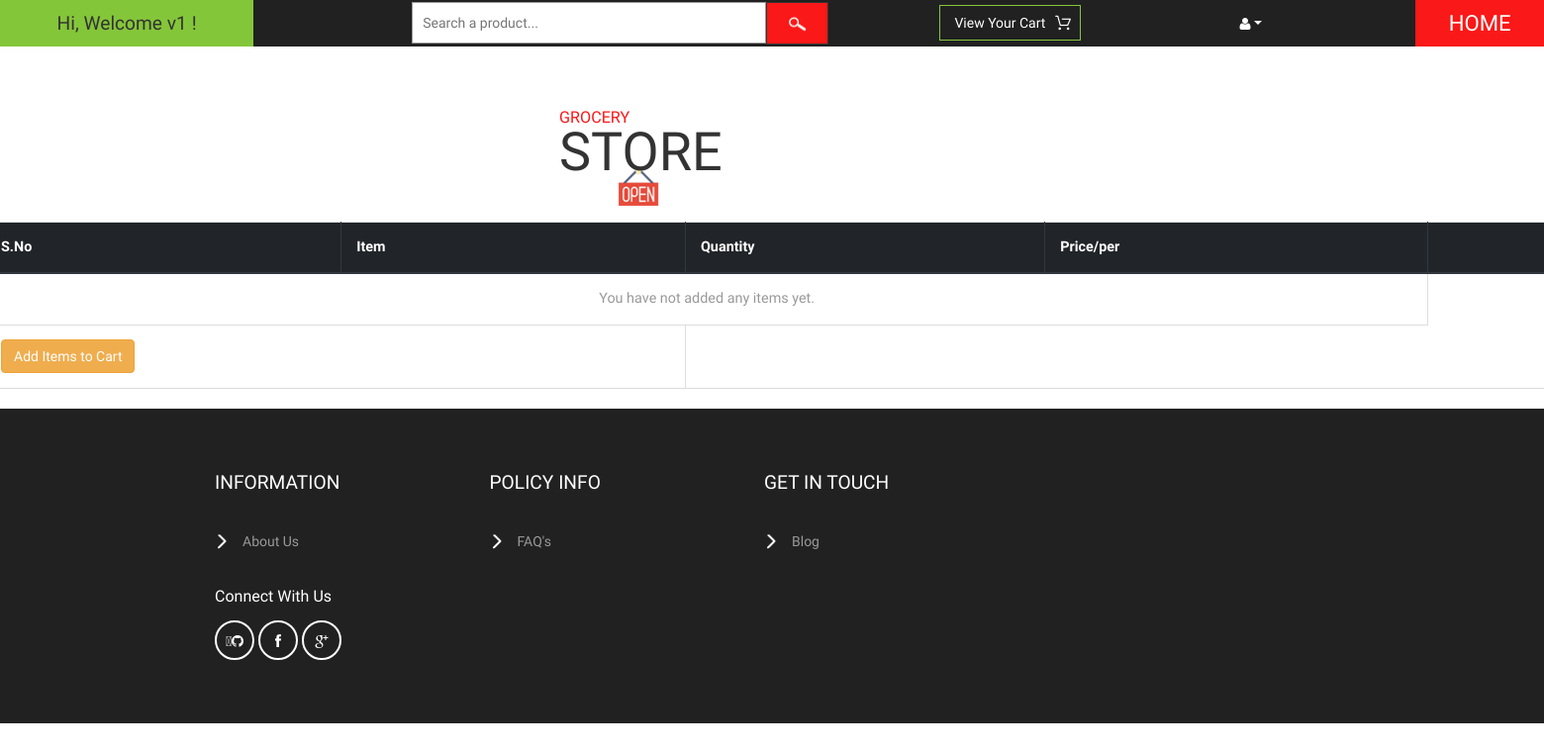
/cart/order-summary/ (signed in), run on an earlier commit of the app's database.
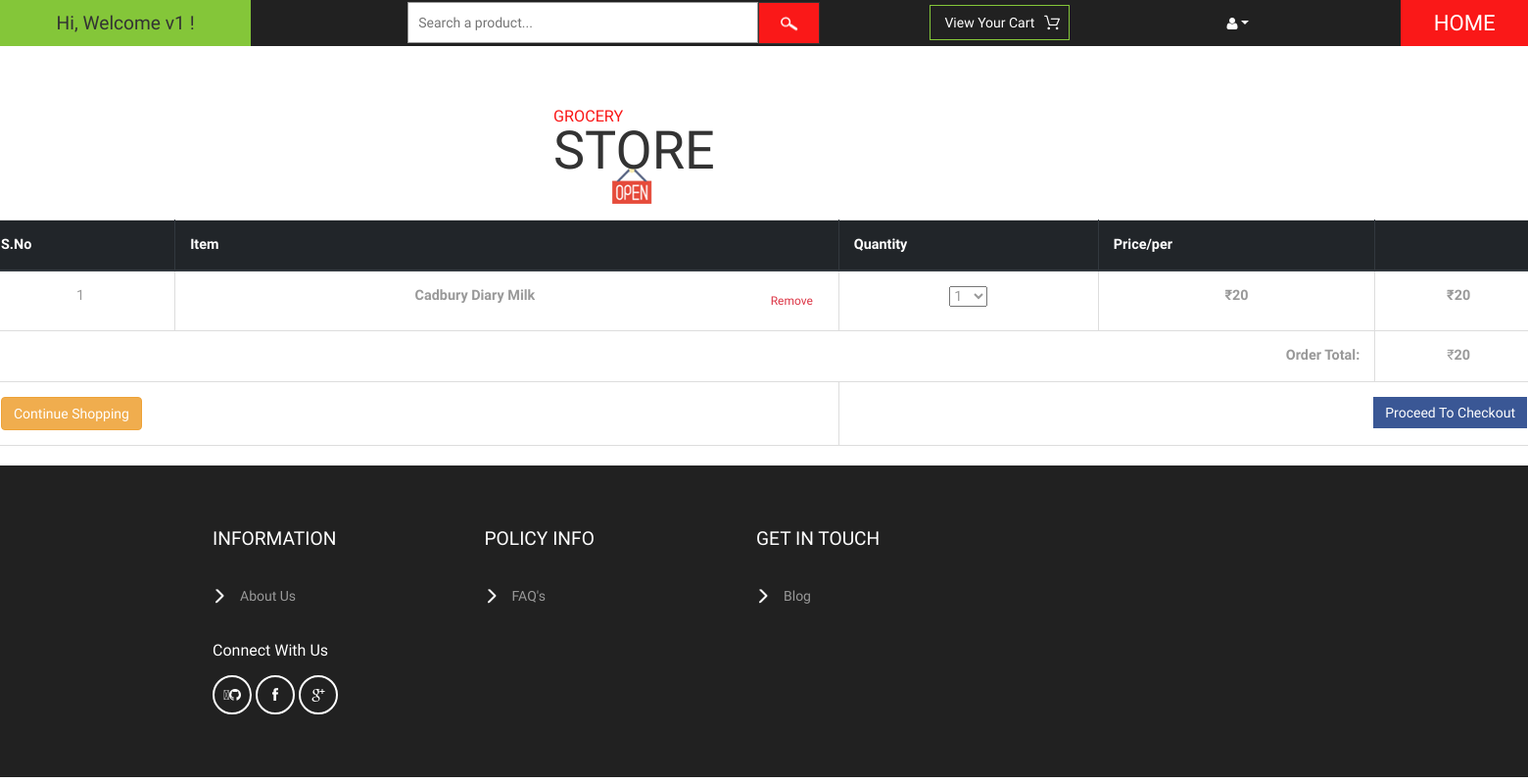
And on a later commit of the database.
### cart/models.py (models this page shows, shortened)
class OrderItem(models.Model):
    vendor = models.ManyToManyField(User)
    product = models.ForeignKey(Product, on_delete=models.SET_NULL, null=True)
    is_ordered = models.BooleanField(default=False)
    date_added = models.DateTimeField(auto_now_add=True)
    date_ordered = models.DateTimeField(null=True)
    qty = models.IntegerField(null=True, default=1)
    ref_code = models.CharField(max_length=20)

class Order(models.Model):
    vendor = models.ManyToManyField(User)
    owner = models.ForeignKey(CustomerProfile, on_delete=models.SET_NULL, null=True, related_name='o')
    ref_code = models.CharField(max_length=20)
    items = models.ManyToManyField(OrderItem, related_name='item')
    is_ordered = models.BooleanField(default=False)
    date_ordered = models.DateTimeField(null=True)
    def get_cart_item(self):
        return self.items.all()
    def get_cart_total(self):
        return sum([item.product.cost * item.qty for item in self.items.all()])

### vendor/models.py (models this page shows, shortened)
class Product(models.Model):
    category = models.ForeignKey(Category, on_delete=models.CASCADE)
    prod_name = models.CharField(max_length=150)
    ingredients = models.TextField(max_length=264, blank=True)
    stock = models.IntegerField(default=0)
    cost = models.IntegerField(default=0)
    brand = models.CharField(max_length=150, blank=True)
    prod_pic = models.FileField(upload_to='documents/', blank=True)
    created_at = models.DateTimeField(auto_now_add=True)
    updated_at = models.DateTimeField(auto_now=True)

### cart/views.py (the view)
# urls.py: path('order-summary/', views.order_details, name='order_summary'),
@login_required(login_url='customer:actor_authentication:login_all')
def order_details(request, **kwargs):
    existing_order = get_user_pending_order(request)
    context = {
        'order': existing_order
    }
    return render(request, 'cart/order_summary.html', context)

### cart/views.py (called while the page is built)
def get_user_pending_order(request):
    user_profile = get_object_or_404(CustomerProfile, Customer=request.user)
    ord = Order.objects.filter(owner=user_profile, is_ordered=False)
    if ord.exists():
        return ord[0]
    return 0

### customer/templatetags/customer_filters.py (called while the page is built)
@register.filter
def get_qty(stock):
    try:
        stock = int(stock)
    except ValueError:
        raise ValueError('Stock should be an integer!')
    if stock <= 10:
        return list(range(stock))
    else:
        return list(range(10))

@register.filter
def get_qty_number(item):
    ven = item.vendor.all()[0]
    ven_qty = VendorQty.objects.get(Vendor=ven, product=item.product)
    arr = get_qty(ven_qty.qty)
    return arr

@register.simple_tag()
def multiply(qty, unit_price, *args, **kwargs):
    return qty * unit_price

### cart/templates/cart/order_summary.html (shortened to what this page needs)
{% extends 'customer/base.html' %}
{% load customer_filters %}
{% block content %}
    <section>
        <div class="row">
            <table class="table table-hover table-bordered text-center">
                <thead class="thead-dark">
                <tr class="text-center">
                    <th>S.No</th>
                    <th>Item</th>
                    <th>Quantity</th>
                    <th>Price/per</th>
                    <th></th>
                </tr>
                </thead>
                {% for item in order.get_cart_item %}
                    <tr>
                        <td>{{ forloop.counter }}</td>
                        <td>
                            <strong>{{ item.product.prod_name }}
                            <span class="pull-right">
              <a href="{% url 'cart:delete_from_cart' item.id %}" data-balloon="remove this item from cart"
                 class="text-danger" onclick="return confirm_delete();">
                  <button type="button" class="btn btn-outline-danger btn-sm">Remove</button>
              </a>
                            </span></strong>
                        </td>
                        <td>
                            <select id="{{ item.id }}" onchange="mult(this)">
                                <option value="{{ item.qty }}" selected>{{ item.qty }}</option
                                {% for i in item|get_qty_number %}
                                    <option value={{ i|add:1 }}>{{ i|add:1 }}</option>
                                {% endfor %}
                            </select>
                        </td>
                        <td><strong>₹{{ item.product.cost }}</strong></td>
                        <td><strong>₹<span id="get_price{{ item.id }}">{% multiply item.product.cost item.qty %}</span></strong></td>
                    </tr>
                {% empty %}
                    <tr>
                        <td colspan=4> You have not added any items yet.</td>
                    </tr>
                {% endfor %}
                <tr>
                    {% if order.get_cart_total != None %}
                        <td colspan=4>
                            <strong class="pull-right">Order Total:</strong>
                        </td>
                        <td colspan=2>
                            ₹<strong id="total">{{ order.get_cart_total }}</strong>
                        </td>
                    {% endif %}
                </tr>
                <tr>
                    <td colspan=2>
                        <a href="{% url 'customer:home' %}" class="btn btn-warning pull-left">
                            {% if order %}
                                Continue Shopping
                            {% else %}
                                Add Items to Cart
                            {% endif %}
                        </a>
                    </td>
                    <td colspan=3>
                        {% if order.get_cart_item %}
                            <a href="{% url 'cart:update' %}" class="pull-right btn btn-primary">Proceed To Checkout</a>
                        {% endif %}
                    </td>
                </tr>
            </table>
        </div>
    </section>
{% endblock %}

What changed in the data, as far as the page shows it:
added OrderItem: product.prod_name "Cadbury Diary Milk", qty+id "1", product.cost "20", product+qty "20"
added Order: get_cart_total "20"
Also different on the page:
text no longer shown: "You have not added any items yet. Add Items to Cart"
text now shown: "Order Total: ₹ Continue Shopping Proceed To Checkout"
